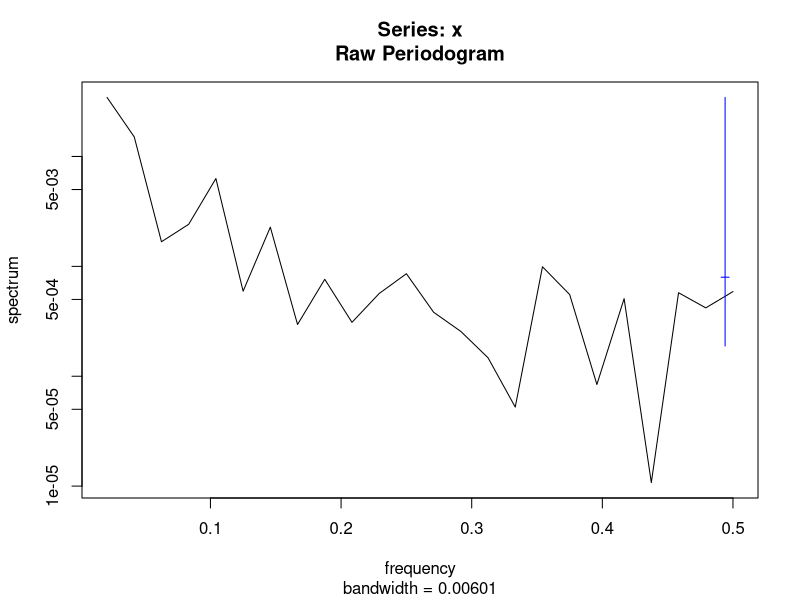
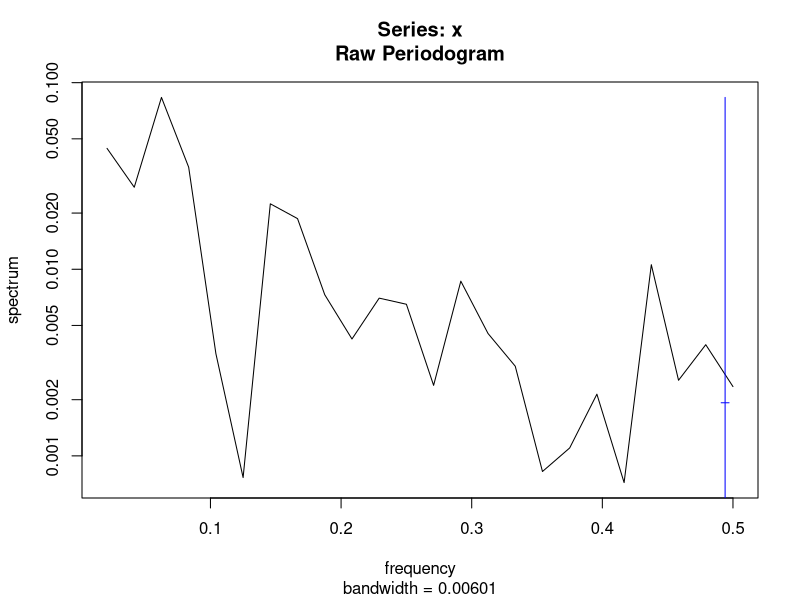
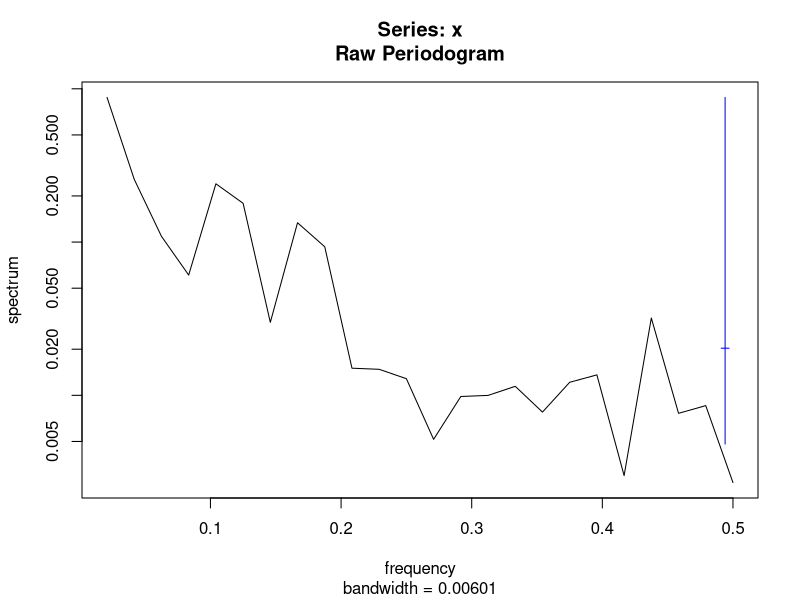
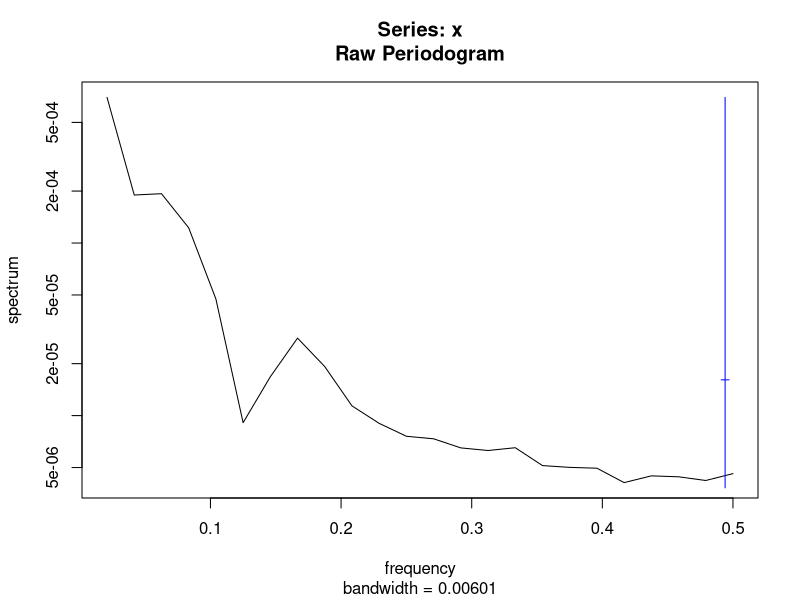
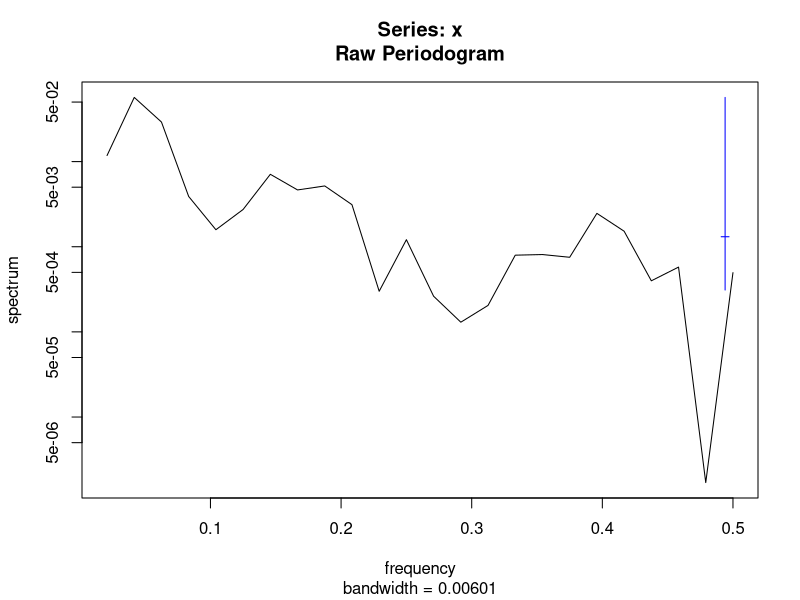
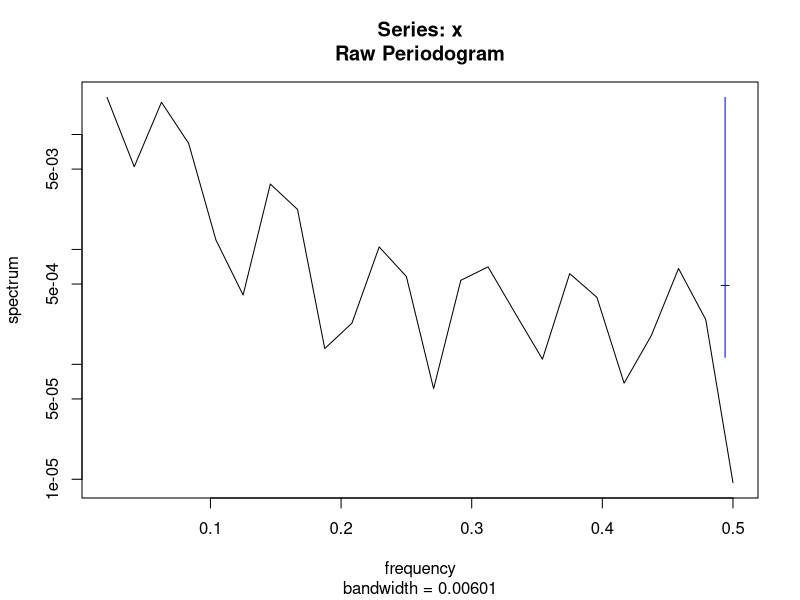

Source code (R) for these figures, in order: (Note: this script raises an error after producing the figures.)
## ---- chunk 1
knitr::opts_chunk$set(echo = FALSE,
                      message = FALSE,
                      warning = FALSE,
                      dev = c("png", "tiff"),
                      dpi = 300)
library(tidyverse)
library(flextable)
library(patchwork)

label_size <- 2.5
smallLabel_size <- 2
title_size <- 8
subtitle_size <- 7
legendText_size <- 6
axisText_size <- 6
axisTitle_size <- 7
facetTitle_size <- 7

## ---- chunk 2

# library(tidyverse)
# library(patchwork)
#----------------------------------------------------------------------------
gbmFun <- function(tau = 40, m = 0.001, s = 0.003, x0 = 1, randVec = NULL) {
  if(is.null(randVec)){randVec <- rnorm(tau)}
  epsilon <- randVec
  lx <- c(); lx[1] <- log(x0)
  drift <- (m - s * s / 2)
  for(t in 2:tau){
      dBt <-  s * epsilon[t]
      lx[t] <- lx[t - 1] + drift + dBt
  }
  x <- exp(lx)
  return(x)
}
# m <- 0.001
# s <- 0.003
# tau <- 400
# x0 <- 1
# x <- gbmFun(tau, m, s, x0, randVec = NULL)
# df_plot <- data.frame(t = 1:tau, x)
# gg <- ggplot(df_plot, aes(x = t, y = x))
# gg <- gg + geom_line()
# acf(diff(log(x)))
# hist(diff(log(x)))
# shapiro.test(diff(log(x)))
#---------------------------------------------------------------------------
# Algorithm 6.2 in Tankov 2003 Financial modeling with jump processes
compoundPoisFun <- function(tau, lambda, m_y = 0, s_y = 1, maxiter = 500){
  N <- rpois(1, lambda * tau)
  U <- runif(N) * tau
  U <- round(U)
  n_iter <- 0; flag <- 1
  while(flag == 1){
    n_iter <- n_iter + 1
      U <- runif(N) * tau
      U <- round(U)
    if(sum(duplicated(U)) > 0 & n_iter <= maxiter){
      flag <- 1
    }else{
      flag <- 0
      if(n_iter == maxiter){
        print("Reached maxiter without generating duplicate-free event times vec. Dropping duplicates.")
        U <- U[-which(duplicated(U))]
      }
    }
  }
  Tt <- U[order(U)]
  J <- exp(rnorm(N, m_y, s_y)) - 1
  #---
  cumJ <- cumsum(J)
  # For explicit modeling of Yt per time step
  Yt <- rep(0, tau)
  Yt[Tt] <- cumJ
  #---
  Tt <- c(0, Tt)
  J <- c(0, J)
  if(Tt[length(Tt)] != tau){
    Tt <- c(Tt, tau)
    J <- c(J, 0)
  }
  cumJ <- cumsum(J)
  df_step <- data.frame(Tt, cumJ)
  #--------------------------
  nEvents <- length(Tt)
  cumYt <- c()
  for(i in 1:(nEvents - 1)){
    tStart <- Tt[i]
    tFin <- Tt[i + 1] - 1
    cumYt[tStart:tFin] <- cumJ[i]
  }
  cumYt[tau] <- cumYt[tFin]
  df_Yt <- data.frame(t = 1:tau, Yt, cumYt)
  
  list_out <- list(df_step, df_Yt)
  return(list_out)

}
#----------------------------------------------------------------------------
FractDim<-function(Data,graphon=FALSE) {
  X=Data;N=length(X);
  jstart=10;jend=floor(10*(log10(N)-1));
  kvec=c(1:4,floor(2^(c(jstart:jend)/4)));
  indkend=length(kvec);
  k=c()
  AvgLmk=c()
  err=c()
  for(indk in 1:indkend)
  {
    k=kvec[indk]
    Xend=c()
    Xsum=c()
    Lmk=c()
    for(m in 1:k)
    {
      Xend=floor((N-m)/k)
      Xsum=sum(abs(X[m+c(1:Xend)*k]-c(0, X[m+c(1:(Xend-1))*k])))
      Lmk[m]=1/k*1/k*(N-1)/Xend*Xsum
    }
    AvgLmk[indk]=mean(Lmk)
    #  err[indk]=sd(log(Lmk))
  }
  x<-log(kvec)
  y<-log(AvgLmk)
  q<-lm(y~x)
  slope<-q$coefficients[2]
  yintcept<-q$coefficients[1]
  yfit<-x*slope+yintcept
  FrDim <- -slope
  avgRes <- mean(abs(q$residuals))
  if(graphon==TRUE)
  {
    plot(x,y,main="If linear then fractal, w/Fr. Dim = (-)slope",xlab="Ln(k)",ylab="Ln(length of curve with interval k)")
    z<-line(x,yfit);abline(coef(z),col='blue');z<-NULL
    #z<-line(x,y);abline(coef(z),col='blue');z<-NULL
  }
  #z<-line(x,y);qq=coef(z)
  #yintcept=qq[1]
  #FrDim=-qq[2]
  return(c(FrDim, avgRes, yintcept))
}
#---------------------------------------------------------------------------
m <- 0.005
s <- m * seq(5.5, 50, length.out = 3)
tau <- 48
x0 <- 1
#rn <- round(runif(1) * 1000)
#rn <- 905
#rn <- 517
# rn <- 340
# set.seed(rn)
# tau <- 12 * 4
lambda <- 0.1


#----------------------------------------------------------------------------
#randVec <- coloredNoise(N = tau, alpha = 1, scaleIt = T)
#acf(randVec)
list_df <- list()
list_spec <- list()
facet_labels <- c()
for(i in 1:length(s)){
  x <- gbmFun(tau, m, s[i], x0, randVec = NULL)
  df_x <- data.frame(t = 1:tau, x, s = as.character(s[i]))
  list_df[[i]] <- df_x
  o <- spectrum(x)
  df_gbmSpec <- data.frame(lfreq = log(o$freq), lpwr = log(o$spec))
  df_gbmSpec <- df_gbmSpec[-1, ]
  df_gbmSpec$s <- as.character(s[i])
  list_spec[[i]] <- df_gbmSpec
  
  mod <- lm(lpwr ~ lfreq, df_gbmSpec)
  # summary(mod)
  alpha <- round(as.numeric(coefficients(mod)[2]), 2)
  # yint <- as.numeric(coefficients(mod)[1])
  # df_out <- as.data.frame(broom::glance(mod))
  # adjR2 <- round(df_out$adj.r.squared, 2)
  # N <- df.residual(mod)
  this_facet_label <- paste0("Slope = ", alpha, " fd = ", round(FractDim(x)[1], 2))
  facet_labels[i] <- this_facet_label
}
#---
df_plot <- as.data.frame(do.call(rbind, list_df))
colnames(df_plot)[1:2] <- c("Time", "Project NPV")
df_plot <- subset(df_plot, s == s[2])
gg <- ggplot(df_plot, aes(x = Time, y = `Project NPV`))
gg <- gg + geom_line()
#gg <- gg + facet_wrap(~s, scales = "free_y", ncol = 1)
gg <- gg + theme_bw()
gg <- gg + theme(axis.text = element_blank(),
                 axis.title = element_text(size = axisTitle_size))
gg_gbm <- gg
#---
df_plot <- as.data.frame(do.call(rbind, list_spec))
colnames(df_plot)[1:2] <- c("Logged frequency", "Logged power spectral density")
df_plot <- subset(df_plot, s == s[2])
#names(facet_labels) <- s
gg <- ggplot(df_plot, aes(x = `Logged frequency`, y = `Logged power spectral density`))
gg <- gg + geom_smooth(method = lm, se = F)
gg <- gg + geom_line()
# gg <- gg + facet_wrap(~s, ncol = 1,
#                       labeller = labeller(s = facet_labels))
gg <- gg + theme_bw()
gg <- gg + theme(axis.text = element_blank(),
                 axis.title = element_text(size = axisTitle_size))
gg_gbmSpec <- gg
#----------------------------------------------------------------------------
list_df <- list()
list_spec <- list()
facet_labels <- c()
for(i in 1:length(s)){
  #s_y = 0.3
  list_out <- compoundPoisFun(tau, lambda, m_y = m, s_y = s[i], maxiter = 500)
  df_x <- list_out[[1]]
  df_x$s <- as.character(s[i])
  list_df[[i]] <- df_x
  
  df_Yt <- list_out[[2]]
  o <- spectrum(df_Yt$cumYt)
  df_spec <- data.frame(lfreq = log(o$freq), lpwr = log(o$spec))
  df_spec <- df_spec[-1, ]
  df_spec$s <- as.character(s[i])
  list_spec[[i]] <- df_spec
  
  mod <- lm(lpwr ~ lfreq, df_spec)
  # summary(mod)
  alpha <- round(as.numeric(coefficients(mod)[2]), 2)
  # yint <- as.numeric(coefficients(mod)[1])
  # df_out <- as.data.frame(broom::glance(mod))
  # adjR2 <- round(df_out$adj.r.squared, 2)
  # N <- df.residual(mod)
  this_facet_label <- paste0("Slope = ", alpha, " fd = ", round(FractDim(df_Yt$cumYt)[1], 2))
  facet_labels[i] <- this_facet_label

}
#---
df_plot <- as.data.frame(do.call(rbind, list_df))
colnames(df_plot)[1:2] <- c("Time", "Project NPV")
df_plot <- subset(df_plot, s == s[2])
gg <- ggplot(df_plot, aes(Time, `Project NPV`))
#gg <- ggplot(df_cpp, aes(t, cumYt))
gg <- gg + geom_step()
#gg <- gg + facet_wrap(~s, ncol = 1)
gg <- gg + theme_bw()
gg <- gg + theme(axis.text = element_blank(),
                 axis.title.y = element_blank(),
                 axis.title.x = element_text(size = axisTitle_size))
gg_cpp <- gg
#---
df_plot <- as.data.frame(do.call(rbind, list_spec))
colnames(df_plot)[1:2] <- c("Logged frequency", "Logged power spectral density")
df_plot <- subset(df_plot, s == s[2])
#names(facet_labels) <- s
gg <- ggplot(df_plot, aes(x = `Logged frequency`, y = `Logged power spectral density`))
gg <- gg + geom_smooth(method = lm, se = F)
gg <- gg + geom_line()
# gg <- gg + facet_wrap(~s, ncol = 1,
#                       labeller = labeller(s = facet_labels))
gg <- gg + theme_bw()
gg <- gg + theme(axis.text = element_blank(),
                 axis.title.y = element_blank(),
                 axis.title.x = element_text(size = axisTitle_size))
gg_cppSpec <- gg

## ---- chunk 3
# Define functions
#----------------------------------------------------------------------------
# Table formatting function
FitFlextableToPage <- function(ft, pgwidth = 6){
  
  ft_out <- ft %>% autofit()
  #these_colWidths <- dim(ft_out)$widths * pgwidth  / (flextable_dim(ft_out)$widths)
  these_colWidths <- dim(ft_out)$widths
  these_colWidths[5] <- these_colWidths[1] * 1.5
  #these_colWidths[6] <- these_colWidths[6] * 0.7
  these_colWidths <- these_colWidths * pgwidth  / (flextable_dim(ft_out)$widths)
  ft_out <- width(ft_out, width = these_colWidths)
  return(ft_out)
}

#============================================================================
#============================================================================
# End function definition
#============================================================================
#============================================================================
# Project stage time durations and costs
# (Values given in chronologically reverse order, starting with stage n.)
# Kvec[1] is the launch cost, Tvec[1] is the launch duration.
# Time durations given in years, multiplied by 4 to convert to quarters.
# MSU/cornell
# Tvec <- c(2, 3.5, 1, 2, 4) * 4
# Kvec <- c(300000, 200000, 400000, 400000, 530000)
Tvec <- c(2, 3, 0.85, 1.7, 3.4) * 4
Kvec <- c(250000, 181000, 312000, 336000, 530000)
# Kvec <- c(180541, 311974, 335530, 530250)
# CIP
# Kvec <- c(52000, 213000, 396000, 929000)
# Tvec <- c(1, 0.25, 2, 4.75) * 4
#----------------------------------------------------------------------------
# Create table summarizing stage costs, time durations, and descriptions
stage1desc <- "Basic replication and scaling up"
stage2desc <- "Multi-location/season testing"
stage3desc <- "Compilation of the regulatory dossier"
stage4desc <- "Deregulation"
launchDesc <- "Launch in 2 countries"
descVec <- c(stage1desc, stage2desc, stage3desc, stage4desc, launchDesc)

df_table <- data.frame(Stage = c(1:4, "Launch"),
                       Kn = rev(Kvec),
                       Duration = rev(Tvec),
                       DurationCum = cumsum(rev(Tvec)),
                       Description = descVec)

colnames(df_table)[2:4] <- c("Cost (USD)", "Duration (quarters)", "Cumulative duration")

df_table <- regulartable(df_table)
#df_table
#df_table <- width(df_table, width = 0.7)
table_title <- "Table 1: Project to research and develop Late Blight resistant potato for release as a public good in 2 developing countries."
table_caption <- "Note: Stage 1-4 costs and durations based on figures reported by Schiek et al. (2016). The launch cost and duration is hypothetical."

df_table <- FitFlextableToPage(df_table)
df_table <- add_header_lines(df_table, table_title)
df_table <- add_footer_lines(df_table, table_caption)

df_table

## ---- chunk 4

# Define functions
#----------------------------------------------------------------------------
# N-fold ROV w/abandonment value function
rovN <- function(X0, Kvec, Bvec = NULL, Tvec, s, m, r){
  N <- length(Kvec)
  if(is.null(Bvec)){Bvec <- rep(0, N)}
  fNm1 <- X0
  etaNm10 <- 1
  etaVec <- c()
  fnVec <- c()
  sNm1vec <- c()
  Phi2vec <- c()
  Phi1vec <- c()
  for(i in 1:N){
    Kn <- Kvec[i]
    Bn <- Bvec[i]
    #Tn <- Tvec[i]
    Tn <- rev(cumsum(rev(Tvec)))[i]
    dn <- (log(fNm1 / (Kn - Bn)) + (m - s^2 * etaNm10^2 / 2) * Tn) / (s * etaNm10 * sqrt(Tn))
    #print(dn)
    # print(log(fNm1 / Kn))
    # print((s * etaNm10 * sqrt(Tn)))
    Phi1 <- pnorm(dn + s * etaNm10 * sqrt(Tn))
    Phi2 <- pnorm(dn)
    fn <- exp((m - r) * Tn) * fNm1 * Phi1 - exp(-r * Tn) * Kn * Phi2 + exp(-r * Tn) * Bn * (1 + Phi2)
    fnVec[i] <- fn
    sNm1vec[i] <- s * etaNm10
    Phi2vec[i] <- Phi2
    Phi1vec[i] <- Phi1
    #if(i != N){
      phi1 <- dnorm(dn + s * etaNm10 * sqrt(Tn))
      dfndfNm1 <- exp((m - r) * Tn) * (Phi1 + phi1 * (1 - etaNm10) * s * sqrt(Tn))
      etaNnM1 <- fNm1 / fn * dfndfNm1
      etaNm10 <- etaNnM1 * etaNm10
      fNm1 <- fn
      etaVec[i] <- etaNm10
    #}
  }
  underVec <- c(X0, fnVec[-N])
  df_out <- data.frame(Stage = rev(1:N),
                       OVn = fnVec, fnM10 = underVec,
                       KnM1 = Kvec, etaN0 = etaVec,
                       sNm1 = sNm1vec, Phi2 = Phi2vec, Phi1 = Phi1vec)
  return(df_out)
  
}
#============================================================================
#============================================================================
# End function definition
#============================================================================
#============================================================================
# Define parameters
#---------------------------------------------------------------------------
# Set abandonment value to 0 for starters
# Separate out the stage 4 cost and total time horizon less launch time
Bvec <- c(0, 0, 0, 0)
n <- length(Kvec) - 1
K1 <- Kvec[n + 1]
Tn <- sum(Tvec[-1])
#---------------------------------------------------------------------------
# Crude project NPV estimate loosely based on expected adoption rates, time horizons, etc.
rYrly_discrete <- 0.08 #0.035
rQtly_discrete <- (1 + rYrly_discrete)^(1 / 4) - 1
Tadopt <- 20 * 4
Timpact <- 10 * 4
yrlyBen <- 1 * 10^6 # (Assuming very low adoption)
x0 <- sum(yrlyBen / (1 + rQtly_discrete)^(Tn + Tadopt + 1:Timpact))
# (Override)
x0 <- 1.225 * 10^6
#---------------------------------------------------------------------------
# Convert discrete discount rate to continuous discount rate
r <- log(1 + rQtly_discrete)
#----------------------------------------------------------------------------
# Derive s and m
# Define confidence interval of interest, usually 95% (z = 1.96)
zBound <- 1.96
# Max and min log return elicited from experts/stakeholders
# 1) Elicit upper and lower pctg error in project NPV
# 2) Interpret as upper and lower bounds on 95% conf interval of arithmetic return
# 3) Convert arithmetic return to log return by formula log ret = log(1 + arith ret)
yMaxA <- 7.15#1.85
yMinA <- -0.8#-0.45
yMax <- log(1 + yMaxA)
yMin <- log(1 + yMinA)
# bTerm <- -(2 * yMin + 8 / 3 * zBound^2)
# yMax <- 1 / 2 * (-bTerm - sqrt(bTerm^2 + 4))
# Back out s and m
s <- (yMax - yMin) / (2 * zBound * sqrt(Tn))
m <- 1 / (2 * Tn) * (yMax + yMin + (yMax - yMin)^2 / (4 * zBound^2))
m - r
# Make sure m > r
#----------------------------------------------------------------------------
# Plausibility check:
# Coefficient of variation
cv <- round(s / (m * sqrt(Tn)), 2)
cv
# CV graph
# yMaxVec <- seq(0.1, 2.5, length.out = 35)
# sVec <- (yMaxVec - yMin) / (2 * zBound * sqrt(Tn))
# mVec <- 1 / (2 * Tn) * (yMaxVec + yMin + (yMaxVec - yMin)^2 / (4 * zBound^2))
# cvVec <- sVec / (mVec * sqrt(Tn))
# plot(yMaxVec, cvVec)
# cvVec <- 1 / (4 * zBound * Tn^2) * (yMaxVec^2 - yMin^2 + (yMaxVec - yMin)^3 / (4 * zBound^2))
# E[x(T)]|t=0
ExT <- exp(m * Tn) * x0
ExTdisc <- exp(-r * Tn) * ExT
# Expected log return
mu <- round((yMax + yMin) / 2, 2)
mu
#m <- (mu / Tn + s^2 / 2)
#--------------------------------------------------------------------------
# Compare to conventional appraisal
#NPV <- exp(-r * sum(Tvec)) * (X0 - sum(Kvec))
conv <- exp((m - r) * Tn) * x0 - sum(exp(-r * rev(cumsum(rev(Tvec[-1])))) * (Kvec[-(n + 1)] - Bvec))
dif_conv <- round(conv - K1)
#--------------------------------------------------------------------------
# Calculate n-fold ROV, at first with no abandonment value
df <- rovN(x0, Kvec[-n - 1], Bvec, Tvec[-1], s, m, r)
ROV <- df$OVn[nrow(df)]
dif <- round(ROV - K1)
Phi2 <- round(df$Phi2[n], 2)
etaN0 <- round(df$etaN0[n], 2)
#--------------------------------------------------------------------------
# Calculate n-fold ROV, now with abandonment value
Bvec <- c(0, 0, 0, 10000)
df <- rovN(x0, Kvec[-n - 1], Bvec, Tvec[-1], s, m, r)
ROV_wB <- df$OVn[nrow(df)]
dif_wB <- round(ROV_wB - K1)
Phi2wB <- round(df$Phi2[n], 2)
etaN0_wB <- round(df$etaN0[n], 2)
#--------------------------------------------------------------------------
# Compare to conventional appraisal with abandonment value
#NPV <- exp(-r * sum(Tvec)) * (X0 - sum(Kvec))
conv <- exp((m - r) * Tn) * x0 - sum(exp(-r * rev(cumsum(rev(Tvec[-1])))) * (Kvec[-(n + 1)] - Bvec))
dif_conv_wB <- conv - K1

## ---- chunk 5


df_table <- df[, c("Stage", "OVn", "fnM10", "etaNm10", "sNm1", "Phi2")]
#df_tabwB <- df_wB[nrow(df_wB), c("OVn", "fnM10", "etaNm10", "sNm1", "Phi2")]
colnames(df_table)[2:ncol(df_table)] <- c("ROV", "Value of\nunderlying", "Elasticity\nw.r.t. project NPV", "Standard dev.", "Phi 2")

df_table <- regulartable(df_table)
#df_table <- width(df_table, width = 0.7)
df_table <- FitFlextableToPage(df_table)
df_table

## ---- chunk 6

#--------------------------------------------------------------------------
# Define slack function for root finding function
slackfun <- function(x0, Kvec, Bvec, Tvec, s, m, r, thresh){
  
  df <- rovN(x0, Kvec, Bvec, Tvec, s, m, r)
  ROV <- df$OVn[nrow(df)]
  slack <- ROV - thresh
  return(slack)
  
}

# testFn <- function(x, a, b, thresh){
#   f <- a * x^2 - b
#   slack <- f - thresh
#   return(slack)
# }
# a <- 1
# b <- 2
# thresh <- 0
# xGuess <- sqrt(2)
# testFn(xGuess, a, b, thresh)
# thisInt <- c(0, 2)
# minInt <- min(thisInt)
# maxInt <- max(thisInt)
# testRoot <- rootSolve::uniroot.all(testFn,
#                                    thisInt,
#                                    minInt,
#                                    maxInt,
#                                    a = a,
#                                    b = b,
#                                    thresh = thresh)

#--------------------------------------------------------------------------
interval <- c(1.04, 1.08) * 10^6
out <- uniroot(slackfun,
        interval,
        Kvec = Kvec[-n - 1],
        Bvec = Bvec,
        Tvec = Tvec[-1],
        s = s,
        m = m,
        r = r,
        thresh = K1
        )
x0bEven <- out[[1]]
# x0guess <- 1.06 * 10^6 #x0
# slackfun(x0guess, Kvec[-n - 1], Bvec, Tvec[-1], s, m, r, thresh = K1)
# minInt <- min(interval)
# maxInt <- max(interval)
# mm <- m
# x0Root <- rootSolve::uniroot.all(slackfun,
#                        interval = interval,
#                        lower = minInt,
#                        upper = maxInt,
#                        trace = 2,
#                        Kvec = Kvec[-n - 1],
#                        Bvec = Bvec,
#                        Tvec = Tvec[-1],
#                        s = s,
#                        mm = mm,
#                        r = r,
#                        thresh = K1
#                        )
#--------------------------------------------------------------------------
